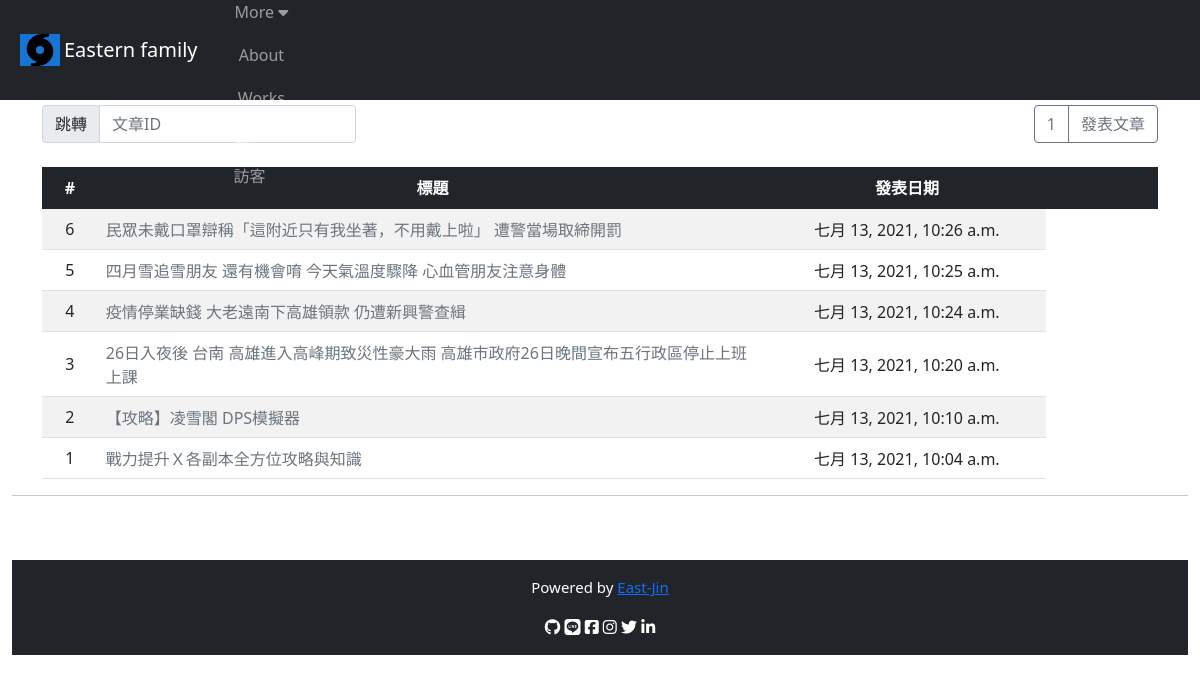
The page /news/ on the database as committed earlier.
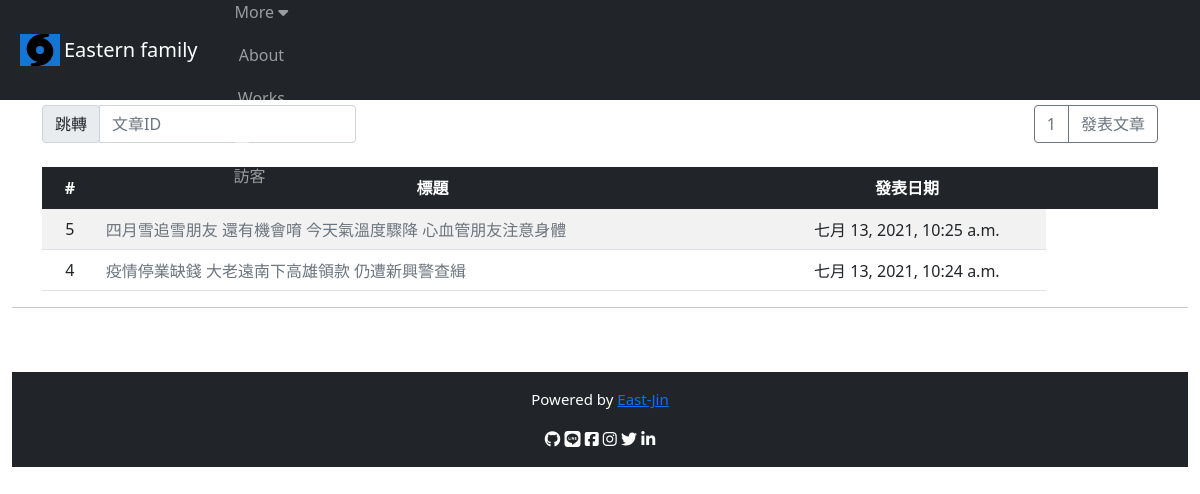
The same page on the database as committed later.
### mysite/models.py (models this page shows, shortened)
class Post(models.Model):
    title = models.CharField(max_length=200)
    body = RichTextField(blank=True)
    pub_date = models.DateTimeField(default=timezone.now)
    class Meta:
        ordering = ('-pub_date',)

### mysite/views.py (the view)
# urls.py: path('news/', views.news),
def news(request): #文章列表顯示
	posts = Post.objects.all()
	return render(request, "news.html", locals())

### templates/news.html (shortened to what this page needs)
{% extends "base.html" %}
{% block main %}
<br />
<div class="container-sm mt-3 table-responsive-md">
    <div class="btn-toolbar justify-content-between" role="toolbar" aria-label="Toolbar">
        <div class="input-group">
            <div class="input-group-prepend">
                <div class="input-group-text" id="btnGroupAddon">跳轉</div>
            </div>
            <input type="text" class="form-control" placeholder="文章ID" aria-label="inputGroup" aria-describedby="btnGroupAddon">
        </div>
        <div class="btn-group justify-content-end" role="group" aria-label="group1">
            <button type="button" class="btn btn-outline-secondary">1</button>
            <button type="button" class="btn btn-outline-secondary">發表文章</button>
        </div>
    </div>
    <br />
    <table class="table table-striped table-hover table-md align-middle">
        <thead class="table-dark">
            <tr>
                <th scope="col" style="width: 5%"><center>#</center></th>
                <th scope="col" style="width: 60%"><center>標題</center></th>
                <th scope="col" style="width: 25%"><center>發表日期</center></th>
                <th scope="col" style="width: 10%"><center> </center></th>
            </tr>
        </thead>
        <tbody>
            <tr>
                {% for post in posts %}
                <td align="center">{{ post.id }}</td>
                {% if request.user.is_authenticated %}
                <td><a href="/show/{{ post.id }}" class="text-secondary">{{ post.title }} </a></td>
                {% else %}
                <td class="text-secondary">{{ post.title }} </td>
                {% endif %}
                <td align="center">{{ post.pub_date }}</td>
            </tr>
            {% endfor %}
        </tbody>
    </table>
</div>
    {% endblock %}

Rows that differ between the two databases and show on the page:
removed Post: id "6", title "民眾未戴口罩辯稱「這附近只有我坐著，不用戴上啦」 遭警當場取締開罰", pub_date "七月 13, 2021, 10:26 a.m."
removed Post: id "3", title "26日入夜後 台南 高雄進入高峰期致災性豪大雨 高雄市政府26日晚間宣布五行政區停止上班上課", pub_date "七月 13, 2021, 10:20 a.m."
removed Post: id "2", title "【攻略】凌雪閣 DPS模擬器", pub_date "七月 13, 2021, 10:10 a.m."
removed Post: id "1", title "戰力提升Ｘ各副本全方位攻略與知識", pub_date "七月 13, 2021, 10:04 a.m."
